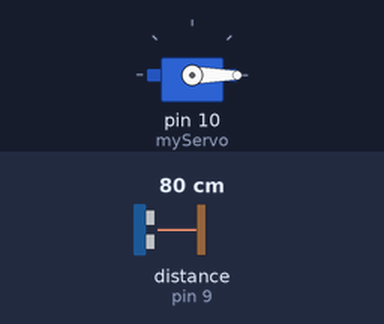
The sketch below on a simulated Arduino Uno, built with avr-gcc and run on an emulated ATmega328P. On the bench: servo. Wiring (inferred from the names in the program): ultrasonic range finder: trigger pin 8; echo pin 9. The inputs (shaded band) are chosen by the test bench; at power-on: distance to the obstacle (sensor on pin 9) 80 cm. The echo pulse lasts 58.3 µs per cm; what the sketch prints to the serial monitor is not drawn.

Above: at 0.12 s.
1.3 s: distance to the obstacle (sensor on pin 9) set to 2 cm
At 2.0 s:
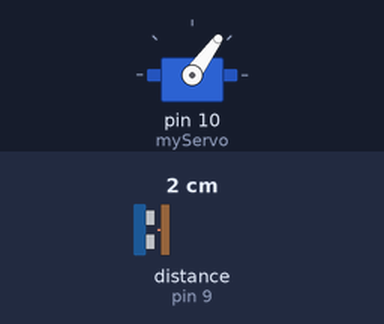
4.3 s: distance to the obstacle (sensor on pin 9) set to 299 cm
At 7.2 s:
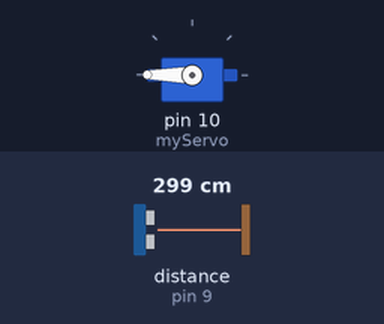
Timing chart, 0 to 13.3 s (numbered marks = the images above; inputs shaded):
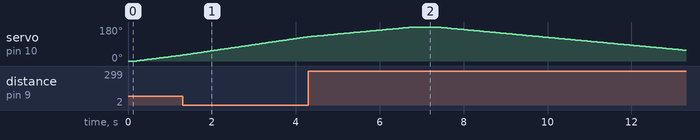

Measured:
- by itself, servo on pin 10 (myServo): rises from 128° to 180° in 2.5 s, then falls to 57° in 6.5 s

The sketch:

Radar_code_new.ino
```cpp
#include <Servo.h>

const int trigPin = 8;
const int echoPin = 9;

long duration;
int distance;
Servo myServo;

void setup() {
  pinMode(trigPin, OUTPUT);
  pinMode(echoPin, INPUT);
  Serial.begin(9600);
  myServo.attach(10);
}

void loop() {
  // Try slightly overdriving the servo (watch for strain!)
  for(int angle = -5; angle <= 185; angle++) {
    int safeAngle = constrain(angle, 0, 180); // Clamp angle safely
    myServo.write(safeAngle);
    delay(30);
    distance = calculateDistance();

    Serial.print(safeAngle);
    Serial.print(",");
    Serial.print(distance);
    Serial.print(".");
  }

  for(int angle = 185; angle >= -5; angle--) {
    int safeAngle = constrain(angle, 0, 180); // Clamp angle safely
    myServo.write(safeAngle);
    delay(30);
    distance = calculateDistance();

    Serial.print(safeAngle);
    Serial.print(",");
    Serial.print(distance);
    Serial.print(".");
  }
}

int calculateDistance() {
  digitalWrite(trigPin, LOW);
  delayMicroseconds(2);
  digitalWrite(trigPin, HIGH);
  delayMicroseconds(10);
  digitalWrite(trigPin, LOW);

  duration = pulseIn(echoPin, HIGH);
  distance = duration * 0.034 / 2;

  return distance;
}
```
